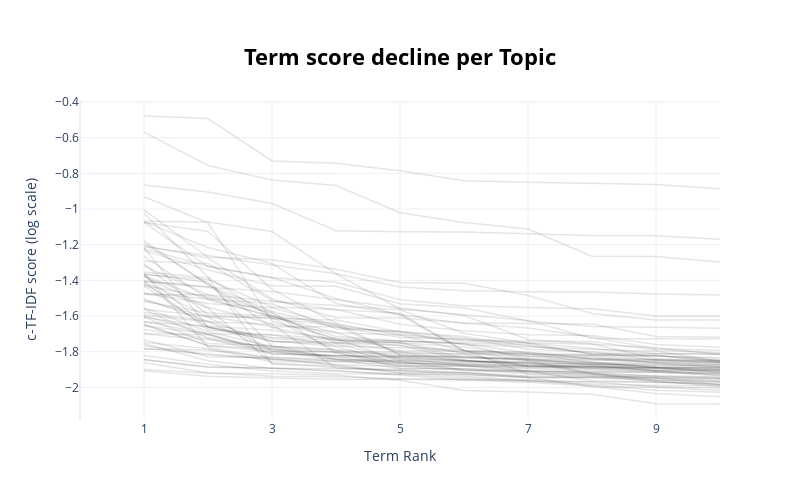

Here is the notebook cell this chart was saved with:
### Code cell
topic_model.visualize_term_rank(log_scale=True)

### Figure 1 — Plotly figure (JSON) as saved in the notebook; plotly's stock layout.template omitted (floating-point values rounded to 4 significant figures)
{"data": [{"hovertext": "<b>Topic -1</b>:the_and_to_of_in_for_is_that_it_wi", "line": {"color": "black", "width": 1.5}, "mode": "lines+lines", "name": "", "opacity": 0.1, "x": [1, 2, 3, 4, 5, 6, 7, 8, 9, 10], "y": [-1.9, -1.921, -1.924, -1.932, -1.959, -2.018, -2.027, -2.039, -2.092, -2.093], "type": "scatter"}, {"hovertext": "<b>Topic 0</b>:the_to_cows_and_of_is_cattle_in_at_", "line": {"color": "black", "width": 1.5}, "mode": "lines+lines", "name": "", "opacity": 0.1, "x": [1, 2, 3, 4, 5, 6, 7, 8, 9, 10], "y": [-1.909, -1.938, -1.948, -1.954, -1.955, -1.961, -1.963, -1.988, -2.016, -2.027], "type": "scatter"}, {"hovertext": "<b>Topic 1</b>:the_deere_tractor_with_and_to_it_en", "line": {"color": "black", "width": 1.5}, "mode": "lines+lines", "name": "", "opacity": 0.1, "x": [1, 2, 3, 4, 5, 6, 7, 8, 9, 10], "y": [-1.845, -1.884, -1.891, -1.905, -1.932, -1.959, -1.971, -1.994, -1.999, -2.017], "type": "scatter"}, {"hovertext": "<b>Topic 2</b>:sauce_you_recipe_add_it_or_minutes_", "line": {"color": "black", "width": 1.5}, "mode": "lines+lines", "name": "", "opacity": 0.1, "x": [1, 2, 3, 4, 5, 6, 7, 8, 9, 10], "y": [-1.65, -1.765, -1.785, -1.828, -1.878, -1.881, -1.89, -1.891, -1.894, -1.913], "type": "scatter"}, {"hovertext": "<b>Topic 3</b>:canada_ontario_food_agriculture_can", "line": {"color": "black", "width": 1.5}, "mode": "lines+lines", "name": "", "opacity": 0.1, "x": [1, 2, 3, 4, 5, 6, 7, 8, 9, 10], "y": [-1.645, -1.767, -1.8, -1.821, -1.827, -1.833, -1.841, -1.874, -1.908, -1.935], "type": "scatter"}, {"hovertext": "<b>Topic 4</b>:crops_the_in_winter_spring_of_to_an", "line": {"color": "black", "width": 1.5}, "mode": "lines+lines", "name": "", "opacity": 0.1, "x": [1, 2, 3, 4, 5, 6, 7, 8, 9, 10], "y": [-1.861, -1.918, -1.938, -1.94, -1.951, -1.954, -1.957, -1.968, -1.97, -1.975], "type": "scatter"}, {"hovertext": "<b>Topic 5</b>:wheat_corn_soybean_futures_soybeans", "line": {"color": "black", "width": 1.5}, "mode": "lines+lines", "name": "", "opacity": 0.1, "x": [1, 2, 3, 4, 5, 6, 7, 8, 9, 10], "y": [-1.607, -1.663, -1.739, -1.771, -1.867, -1.868, -1.879, -1.88, -1.891, -1.905], "type": "scatter"}, {"hovertext": "<b>Topic 6</b>:corn_moisture_planting_weather_crop", "line": {"color": "black", "width": 1.5}, "mode": "lines+lines", "name": "", "opacity": 0.1, "x": [1, 2, 3, 4, 5, 6, 7, 8, 9, 10], "y": [-1.784, -1.791, -1.831, -1.852, -1.859, -1.879, -1.88, -1.882, -1.882, -1.889], "type": "scatter"}, {"hovertext": "<b>Topic 7</b>:usda_program_and_climate_funding_to", "line": {"color": "black", "width": 1.5}, "mode": "lines+lines", "name": "", "opacity": 0.1, "x": [1, 2, 3, 4, 5, 6, 7, 8, 9, 10], "y": [-1.605, -1.753, -1.765, -1.841, -1.863, -1.871, -1.886, -1.886, -1.89, -1.897], "type": "scatter"}, {"hovertext": "<b>Topic 8</b>:pig_pigs_the_to_sows_of_npa_on_pork", "line": {"color": "black", "width": 1.5}, "mode": "lines+lines", "name": "", "opacity": 0.1, "x": [1, 2, 3, 4, 5, 6, 7, 8, 9, 10], "y": [-1.413, -1.556, -1.866, -1.879, -1.92, -1.938, -1.962, -1.982, -1.99, -1.991], "type": "scatter"}, {"hovertext": "<b>Topic 9</b>:farm_to_and_the_farming_he_of_in_it", "line": {"color": "black", "width": 1.5}, "mode": "lines+lines", "name": "", "opacity": 0.1, "x": [1, 2, 3, 4, 5, 6, 7, 8, 9, 10], "y": [-1.844, -1.888, -1.892, -1.908, -1.927, -1.947, -1.966, -1.969, -1.996, -2.005], "type": "scatter"}, {"hovertext": "<b>Topic 10</b>:carbon_emissions_climate_methane_t", "line": {"color": "black", "width": 1.5}, "mode": "lines+lines", "name": "", "opacity": 0.1, "x": [1, 2, 3, 4, 5, 6, 7, 8, 9, 10], "y": [-1.512, -1.606, -1.789, -1.802, -1.892, -1.895, -1.915, -1.929, -1.97, -1.982], "type": "scatter"}, {"hovertext": "<b>Topic 11</b>:police_crime_the_safety_to_and_rur", "line": {"color": "black", "width": 1.5}, "mode": "lines+lines", "name": "", "opacity": 0.1, "x": [1, 2, 3, 4, 5, 6, 7, 8, 9, 10], "y": [-1.755, -1.851, -1.894, -1.894, -1.905, -1.928, -1.945, -1.946, -1.962, -1.966], "type": "scatter"}, {"hovertext": "<b>Topic 12</b>:fruit_plants_plant_soil_is_tree_le", "line": {"color": "black", "width": 1.5}, "mode": "lines+lines", "name": "", "opacity": 0.1, "x": [1, 2, 3, 4, 5, 6, 7, 8, 9, 10], "y": [-1.766, -1.819, -1.839, -1.873, -1.881, -1.882, -1.908, -1.912, -1.915, -1.919], "type": "scatter"}, {"hovertext": "<b>Topic 13</b>:swine_pigs_asf_disease_of_the_feve", "line": {"color": "black", "width": 1.5}, "mode": "lines+lines", "name": "", "opacity": 0.1, "x": [1, 2, 3, 4, 5, 6, 7, 8, 9, 10], "y": [-1.408, -1.678, -1.707, -1.726, -1.852, -1.86, -1.864, -1.866, -1.868, -1.883], "type": "scatter"}, {"hovertext": "<b>Topic 14</b>:birds_avian_poultry_influenza_flu_", "line": {"color": "black", "width": 1.5}, "mode": "lines+lines", "name": "", "opacity": 0.1, "x": [1, 2, 3, 4, 5, 6, 7, 8, 9, 10], "y": [-1.233, -1.342, -1.431, -1.433, -1.531, -1.554, -1.627, -1.658, -1.662, -1.668], "type": "scatter"}, {"hovertext": "<b>Topic 15</b>:urban_agriculture_agricultural_of_", "line": {"color": "black", "width": 1.5}, "mode": "lines+lines", "name": "", "opacity": 0.1, "x": [1, 2, 3, 4, 5, 6, 7, 8, 9, 10], "y": [-1.631, -1.7, -1.813, -1.823, -1.83, -1.854, -1.86, -1.924, -1.946, -1.987], "type": "scatter"}, {"hovertext": "<b>Topic 16</b>:food_workers_uk_government_british", "line": {"color": "black", "width": 1.5}, "mode": "lines+lines", "name": "", "opacity": 0.1, "x": [1, 2, 3, 4, 5, 6, 7, 8, 9, 10], "y": [-1.701, -1.732, -1.774, -1.802, -1.824, -1.826, -1.848, -1.922, -1.958, -1.969], "type": "scatter"}, {"hovertext": "<b>Topic 17</b>:poultry_birds_eggs_egg_you_chicken", "line": {"color": "black", "width": 1.5}, "mode": "lines+lines", "name": "", "opacity": 0.1, "x": [1, 2, 3, 4, 5, 6, 7, 8, 9, 10], "y": [-1.503, -1.63, -1.795, -1.805, -1.811, -1.813, -1.883, -1.887, -1.89, -1.898], "type": "scatter"}, {"hovertext": "<b>Topic 18</b>:payments_scheme_bps_farmers_welsh_", "line": {"color": "black", "width": 1.5}, "mode": "lines+lines", "name": "", "opacity": 0.1, "x": [1, 2, 3, 4, 5, 6, 7, 8, 9, 10], "y": [-1.634, -1.658, -1.679, -1.73, -1.75, -1.807, -1.819, -1.821, -1.846, -1.862], "type": "scatter"}, {"hovertext": "<b>Topic 19</b>:data_agriculture_precision_technol", "line": {"color": "black", "width": 1.5}, "mode": "lines+lines", "name": "", "opacity": 0.1, "x": [1, 2, 3, 4, 5, 6, 7, 8, 9, 10], "y": [-1.782, -1.814, -1.844, -1.852, -1.854, -1.903, -1.908, -1.922, -1.962, -1.996], "type": "scatter"}, {"hovertext": "<b>Topic 20</b>:soil_water_nitrogen_of_the_fertili", "line": {"color": "black", "width": 1.5}, "mode": "lines+lines", "name": "", "opacity": 0.1, "x": [1, 2, 3, 4, 5, 6, 7, 8, 9, 10], "y": [-1.595, -1.632, -1.647, -1.893, -1.9, -1.917, -1.941, -1.944, -1.946, -1.966], "type": "scatter"}, {"hovertext": "<b>Topic 21</b>:ukraine_ukrainian_russian_russia_w", "line": {"color": "black", "width": 1.5}, "mode": "lines+lines", "name": "", "opacity": 0.1, "x": [1, 2, 3, 4, 5, 6, 7, 8, 9, 10], "y": [-1.309, -1.594, -1.613, -1.653, -1.819, -1.849, -1.874, -1.882, -1.904, -1.906], "type": "scatter"}, {"hovertext": "<b>Topic 22</b>:milk_dairy_the_price_to_costs_prod", "line": {"color": "black", "width": 1.5}, "mode": "lines+lines", "name": "", "opacity": 0.1, "x": [1, 2, 3, 4, 5, 6, 7, 8, 9, 10], "y": [-1.353, -1.385, -1.868, -1.888, -1.906, -1.918, -1.937, -1.937, -1.946, -1.948], "type": "scatter"}, {"hovertext": "<b>Topic 23</b>:food_the_of_to_and_in_that_covid_f", "line": {"color": "black", "width": 1.5}, "mode": "lines+lines", "name": "", "opacity": 0.1, "x": [1, 2, 3, 4, 5, 6, 7, 8, 9, 10], "y": [-1.821, -1.87, -1.909, -1.924, -1.924, -1.928, -1.944, -1.995, -2.035, -2.053], "type": "scatter"}, {"hovertext": "<b>Topic 24</b>:agree_cookies_website_privacy_news", "line": {"color": "black", "width": 1.5}, "mode": "lines+lines", "name": "", "opacity": 0.1, "x": [1, 2, 3, 4, 5, 6, 7, 8, 9, 10], "y": [-0.8659, -0.9039, -0.9687, -1.121, -1.127, -1.128, -1.138, -1.149, -1.149, -1.169], "type": "scatter"}, {"hovertext": "<b>Topic 25</b>:rss_websites_url_webpage_networks_", "line": {"color": "black", "width": 1.5}, "mode": "lines+lines", "name": "", "opacity": 0.1, "x": [1, 2, 3, 4, 5, 6, 7, 8, 9, 10], "y": [-0.4783, -0.4925, -0.7302, -0.7434, -0.7848, -0.8417, -0.85, -0.8576, -0.8618, -0.8858], "type": "scatter"}, {"hovertext": "<b>Topic 26</b>:event_conference_the_ag_and_agricu", "line": {"color": "black", "width": 1.5}, "mode": "lines+lines", "name": "", "opacity": 0.1, "x": [1, 2, 3, 4, 5, 6, 7, 8, 9, 10], "y": [-1.747, -1.783, -1.856, -1.858, -1.87, -1.901, -1.923, -1.923, -1.935, -1.941], "type": "scatter"}, {"hovertext": "<b>Topic 27</b>:farmers_laws_government_the_minist", "line": {"color": "black", "width": 1.5}, "mode": "lines+lines", "name": "", "opacity": 0.1, "x": [1, 2, 3, 4, 5, 6, 7, 8, 9, 10], "y": [-1.471, -1.503, -1.603, -1.714, -1.74, -1.754, -1.807, -1.84, -1.845, -1.851], "type": "scatter"}, {"hovertext": "<b>Topic 28</b>:gene_plant_plants_editing_genetic_", "line": {"color": "black", "width": 1.5}, "mode": "lines+lines", "name": "", "opacity": 0.1, "x": [1, 2, 3, 4, 5, 6, 7, 8, 9, 10], "y": [-1.564, -1.722, -1.78, -1.842, -1.847, -1.854, -1.855, -1.871, -1.878, -1.885], "type": "scatter"}, {"hovertext": "<b>Topic 29</b>:candle_your_you_amazon_gift_candle", "line": {"color": "black", "width": 1.5}, "mode": "lines+lines", "name": "", "opacity": 0.1, "x": [1, 2, 3, 4, 5, 6, 7, 8, 9, 10], "y": [-1.598, -1.699, -1.705, -1.767, -1.778, -1.79, -1.926, -1.936, -1.938, -1.952], "type": "scatter"}, {"hovertext": "<b>Topic 30</b>:my_was_it_me_the_had_flindt_his_th", "line": {"color": "black", "width": 1.5}, "mode": "lines+lines", "name": "", "opacity": 0.1, "x": [1, 2, 3, 4, 5, 6, 7, 8, 9, 10], "y": [-1.553, -1.688, -1.771, -1.79, -1.881, -1.906, -1.912, -1.917, -1.937, -1.944], "type": "scatter"}, {"hovertext": "<b>Topic 31</b>:woodland_sfi_scheme_defra_trees_la", "line": {"color": "black", "width": 1.5}, "mode": "lines+lines", "name": "", "opacity": 0.1, "x": [1, 2, 3, 4, 5, 6, 7, 8, 9, 10], "y": [-1.581, -1.628, -1.743, -1.749, -1.749, -1.774, -1.828, -1.838, -1.845, -1.859], "type": "scatter"}, {"hovertext": "<b>Topic 32</b>:tb_cattle_bovine_test_disease_the_", "line": {"color": "black", "width": 1.5}, "mode": "lines+lines", "name": "", "opacity": 0.1, "x": [1, 2, 3, 4, 5, 6, 7, 8, 9, 10], "y": [-1.369, -1.66, -1.721, -1.735, -1.749, -1.837, -1.842, -1.859, -1.887, -1.891], "type": "scatter"}, {"hovertext": "<b>Topic 33</b>:litre_milk_price_dairy_muller_incr", "line": {"color": "black", "width": 1.5}, "mode": "lines+lines", "name": "", "opacity": 0.1, "x": [1, 2, 3, 4, 5, 6, 7, 8, 9, 10], "y": [-1.071, -1.216, -1.305, -1.53, -1.593, -1.641, -1.667, -1.718, -1.784, -1.792], "type": "scatter"}, {"hovertext": "<b>Topic 34</b>:dog_sheep_dogs_livestock_police_wo", "line": {"color": "black", "width": 1.5}, "mode": "lines+lines", "name": "", "opacity": 0.1, "x": [1, 2, 3, 4, 5, 6, 7, 8, 9, 10], "y": [-1.428, -1.492, -1.584, -1.752, -1.764, -1.848, -1.881, -1.884, -1.902, -1.905], "type": "scatter"}, {"hovertext": "<b>Topic 35</b>:uk_trade_deal_eu_government_export", "line": {"color": "black", "width": 1.5}, "mode": "lines+lines", "name": "", "opacity": 0.1, "x": [1, 2, 3, 4, 5, 6, 7, 8, 9, 10], "y": [-1.403, -1.435, -1.596, -1.734, -1.765, -1.804, -1.814, -1.822, -1.825, -1.832], "type": "scatter"}, {"hovertext": "<b>Topic 36</b>:levy_ahdb_wool_payers_micron_merin", "line": {"color": "black", "width": 1.5}, "mode": "lines+lines", "name": "", "opacity": 0.1, "x": [1, 2, 3, 4, 5, 6, 7, 8, 9, 10], "y": [-1.292, -1.306, -1.514, -1.565, -1.585, -1.795, -1.813, -1.859, -1.887, -1.917], "type": "scatter"}, {"hovertext": "<b>Topic 37</b>:meat_based_plant_that_of_the_prote", "line": {"color": "black", "width": 1.5}, "mode": "lines+lines", "name": "", "opacity": 0.1, "x": [1, 2, 3, 4, 5, 6, 7, 8, 9, 10], "y": [-1.36, -1.776, -1.842, -1.873, -1.917, -1.92, -1.944, -1.945, -1.953, -1.955], "type": "scatter"}, {"hovertext": "<b>Topic 38</b>:deforestation_forest_forests_amazo", "line": {"color": "black", "width": 1.5}, "mode": "lines+lines", "name": "", "opacity": 0.1, "x": [1, 2, 3, 4, 5, 6, 7, 8, 9, 10], "y": [-1.422, -1.606, -1.608, -1.798, -1.801, -1.852, -1.863, -1.892, -1.906, -1.915], "type": "scatter"}, {"hovertext": "<b>Topic 39</b>:ethanol_fuel_e15_biofuels_renewabl", "line": {"color": "black", "width": 1.5}, "mode": "lines+lines", "name": "", "opacity": 0.1, "x": [1, 2, 3, 4, 5, 6, 7, 8, 9, 10], "y": [-1.406, -1.438, -1.463, -1.51, -1.555, -1.597, -1.732, -1.756, -1.84, -1.848], "type": "scatter"}, {"hovertext": "<b>Topic 40</b>:ammonia_manure_ea_water_the_to_ure", "line": {"color": "black", "width": 1.5}, "mode": "lines+lines", "name": "", "opacity": 0.1, "x": [1, 2, 3, 4, 5, 6, 7, 8, 9, 10], "y": [-1.654, -1.701, -1.795, -1.845, -1.849, -1.868, -1.88, -1.897, -1.908, -1.927], "type": "scatter"}, {"hovertext": "<b>Topic 41</b>:organic_land_farming_agricultural_", "line": {"color": "black", "width": 1.5}, "mode": "lines+lines", "name": "", "opacity": 0.1, "x": [1, 2, 3, 4, 5, 6, 7, 8, 9, 10], "y": [-1.378, -1.55, -1.645, -1.693, -1.802, -1.815, -1.826, -1.829, -1.863, -1.871], "type": "scatter"}, {"hovertext": "<b>Topic 42</b>:regenerative_he_soil_farm_and_the_", "line": {"color": "black", "width": 1.5}, "mode": "lines+lines", "name": "", "opacity": 0.1, "x": [1, 2, 3, 4, 5, 6, 7, 8, 9, 10], "y": [-1.731, -1.83, -1.833, -1.843, -1.896, -1.896, -1.908, -1.963, -1.97, -1.985], "type": "scatter"}, {"hovertext": "<b>Topic 43</b>:biden_you_agriculture_secretary_in", "line": {"color": "black", "width": 1.5}, "mode": "lines+lines", "name": "", "opacity": 0.1, "x": [1, 2, 3, 4, 5, 6, 7, 8, 9, 10], "y": [-1.676, -1.726, -1.813, -1.821, -1.831, -1.848, -1.864, -1.868, -1.895, -1.903], "type": "scatter"}, {"hovertext": "<b>Topic 44</b>:canola_tonnes_million_stocks_year_", "line": {"color": "black", "width": 1.5}, "mode": "lines+lines", "name": "", "opacity": 0.1, "x": [1, 2, 3, 4, 5, 6, 7, 8, 9, 10], "y": [-1.178, -1.427, -1.575, -1.665, -1.687, -1.761, -1.772, -1.788, -1.796, -1.855], "type": "scatter"}, {"hovertext": "<b>Topic 45</b>:ocean_fish_marine_the_of_in_and_sa", "line": {"color": "black", "width": 1.5}, "mode": "lines+lines", "name": "", "opacity": 0.1, "x": [1, 2, 3, 4, 5, 6, 7, 8, 9, 10], "y": [-1.698, -1.705, -1.806, -1.828, -1.839, -1.875, -1.907, -1.914, -1.916, -1.932], "type": "scatter"}, {"hovertext": "<b>Topic 46</b>:based_impossible_plant_burger_chic", "line": {"color": "black", "width": 1.5}, "mode": "lines+lines", "name": "", "opacity": 0.1, "x": [1, 2, 3, 4, 5, 6, 7, 8, 9, 10], "y": [-1.473, -1.53, -1.553, -1.652, -1.699, -1.735, -1.74, -1.743, -1.791, -1.807], "type": "scatter"}, {"hovertext": "<b>Topic 47</b>:tax_aia_be_relief_business_the_vat", "line": {"color": "black", "width": 1.5}, "mode": "lines+lines", "name": "", "opacity": 0.1, "x": [1, 2, 3, 4, 5, 6, 7, 8, 9, 10], "y": [-1.217, -1.662, -1.743, -1.757, -1.84, -1.849, -1.872, -1.874, -1.875, -1.876], "type": "scatter"}, {"hovertext": "<b>Topic 48</b>:de_netflix_que_el_la_bunny_tudum_l", "line": {"color": "black", "width": 1.5}, "mode": "lines+lines", "name": "", "opacity": 0.1, "x": [1, 2, 3, 4, 5, 6, 7, 8, 9, 10], "y": [-1.516, -1.582, -1.6, -1.644, -1.708, -1.793, -1.802, -1.839, -1.856, -1.858], "type": "scatter"}, {"hovertext": "<b>Topic 49</b>:mental_health_rabi_farming_support", "line": {"color": "black", "width": 1.5}, "mode": "lines+lines", "name": "", "opacity": 0.1, "x": [1, 2, 3, 4, 5, 6, 7, 8, 9, 10], "y": [-1.191, -1.42, -1.664, -1.739, -1.741, -1.757, -1.844, -1.85, -1.853, -1.864], "type": "scatter"}, {"hovertext": "<b>Topic 50</b>:market_protein_analysis_cagr_forec", "line": {"color": "black", "width": 1.5}, "mode": "lines+lines", "name": "", "opacity": 0.1, "x": [1, 2, 3, 4, 5, 6, 7, 8, 9, 10], "y": [-1.205, -1.275, -1.504, -1.609, -1.611, -1.64, -1.641, -1.645, -1.714, -1.719], "type": "scatter"}, {"hovertext": "<b>Topic 51</b>:insurance_crop_rma_coverage_produc", "line": {"color": "black", "width": 1.5}, "mode": "lines+lines", "name": "", "opacity": 0.1, "x": [1, 2, 3, 4, 5, 6, 7, 8, 9, 10], "y": [-1.075, -1.322, -1.384, -1.502, -1.593, -1.797, -1.808, -1.815, -1.824, -1.841], "type": "scatter"}, {"hovertext": "<b>Topic 52</b>:closed_feeder_lower_higher_pounds_", "line": {"color": "black", "width": 1.5}, "mode": "lines+lines", "name": "", "opacity": 0.1, "x": [1, 2, 3, 4, 5, 6, 7, 8, 9, 10], "y": [-1.212, -1.26, -1.314, -1.363, -1.437, -1.458, -1.464, -1.465, -1.477, -1.481], "type": "scatter"}, {"hovertext": "<b>Topic 53</b>:scottish_scotland_will_government_", "line": {"color": "black", "width": 1.5}, "mode": "lines+lines", "name": "", "opacity": 0.1, "x": [1, 2, 3, 4, 5, 6, 7, 8, 9, 10], "y": [-1.363, -1.411, -1.769, -1.787, -1.824, -1.831, -1.838, -1.843, -1.859, -1.873], "type": "scatter"}, {"hovertext": "<b>Topic 54</b>:rail_grain_cp_canadian_canada_stop", "line": {"color": "black", "width": 1.5}, "mode": "lines+lines", "name": "", "opacity": 0.1, "x": [1, 2, 3, 4, 5, 6, 7, 8, 9, 10], "y": [-1.265, -1.503, -1.531, -1.672, -1.687, -1.725, -1.787, -1.8, -1.845, -1.854], "type": "scatter"}, {"hovertext": "<b>Topic 55</b>:tractor_his_charity_run_event_rais", "line": {"color": "black", "width": 1.5}, "mode": "lines+lines", "name": "", "opacity": 0.1, "x": [1, 2, 3, 4, 5, 6, 7, 8, 9, 10], "y": [-1.562, -1.602, -1.659, -1.659, -1.72, -1.729, -1.75, -1.758, -1.778, -1.815], "type": "scatter"}, {"hovertext": "<b>Topic 56</b>:farm_bedroom_buildings_land_acres_", "line": {"color": "black", "width": 1.5}, "mode": "lines+lines", "name": "", "opacity": 0.1, "x": [1, 2, 3, 4, 5, 6, 7, 8, 9, 10], "y": [-1.479, -1.48, -1.519, -1.54, -1.565, -1.697, -1.751, -1.816, -1.822, -1.85], "type": "scatter"}, {"hovertext": "<b>Topic 57</b>:land_acre_values_market_buyers_dem", "line": {"color": "black", "width": 1.5}, "mode": "lines+lines", "name": "", "opacity": 0.1, "x": [1, 2, 3, 4, 5, 6, 7, 8, 9, 10], "y": [-1.375, -1.507, -1.602, -1.694, -1.706, -1.74, -1.752, -1.78, -1.81, -1.814], "type": "scatter"}, {"hovertext": "<b>Topic 58</b>:de_que_la_en_el_los_un_las_por_se", "line": {"color": "black", "width": 1.5}, "mode": "lines+lines", "name": "", "opacity": 0.1, "x": [1, 2, 3, 4, 5, 6, 7, 8, 9, 10], "y": [-0.569, -0.7556, -0.8372, -0.8677, -1.021, -1.076, -1.112, -1.264, -1.266, -1.297], "type": "scatter"}, {"hovertext": "<b>Topic 59</b>:market_feed_report_animal_global_a", "line": {"color": "black", "width": 1.5}, "mode": "lines+lines", "name": "", "opacity": 0.1, "x": [1, 2, 3, 4, 5, 6, 7, 8, 9, 10], "y": [-1.005, -1.271, -1.284, -1.338, -1.412, -1.416, -1.485, -1.585, -1.622, -1.622], "type": "scatter"}, {"hovertext": "<b>Topic 60</b>:snail_snails_achatina_you_also_rea", "line": {"color": "black", "width": 1.5}, "mode": "lines+lines", "name": "", "opacity": 0.1, "x": [1, 2, 3, 4, 5, 6, 7, 8, 9, 10], "y": [-0.931, -1.077, -1.629, -1.725, -1.74, -1.751, -1.761, -1.812, -1.818, -1.857], "type": "scatter"}, {"hovertext": "<b>Topic 61</b>:pei_potato_potatoes_wart_cfia_cana", "line": {"color": "black", "width": 1.5}, "mode": "lines+lines", "name": "", "opacity": 0.1, "x": [1, 2, 3, 4, 5, 6, 7, 8, 9, 10], "y": [-1.068, -1.073, -1.126, -1.364, -1.56, -1.593, -1.624, -1.726, -1.728, -1.729], "type": "scatter"}, {"hovertext": "<b>Topic 62</b>:fish_pond_catfish_water_feed_ponds", "line": {"color": "black", "width": 1.5}, "mode": "lines+lines", "name": "", "opacity": 0.1, "x": [1, 2, 3, 4, 5, 6, 7, 8, 9, 10], "y": [-1.022, -1.381, -1.612, -1.622, -1.688, -1.715, -1.769, -1.807, -1.811, -1.814], "type": "scatter"}, {"hovertext": "<b>Topic 63</b>:sugar_beet_growers_british_yellows", "line": {"color": "black", "width": 1.5}, "mode": "lines+lines", "name": "", "opacity": 0.1, "x": [1, 2, 3, 4, 5, 6, 7, 8, 9, 10], "y": [-1.076, -1.126, -1.45, -1.64, -1.817, -1.828, -1.846, -1.863, -1.889, -1.89], "type": "scatter"}, {"hovertext": "<b>Topic 64</b>:cf_dioxide_gas_carbon_prices_ferti", "line": {"color": "black", "width": 1.5}, "mode": "lines+lines", "name": "", "opacity": 0.1, "x": [1, 2, 3, 4, 5, 6, 7, 8, 9, 10], "y": [-1.368, -1.395, -1.549, -1.563, -1.647, -1.682, -1.705, -1.709, -1.759, -1.776], "type": "scatter"}, {"hovertext": "<b>Topic 65</b>:meal_calories_you_recipes_ww_salad", "line": {"color": "black", "width": 1.5}, "mode": "lines+lines", "name": "", "opacity": 0.1, "x": [1, 2, 3, 4, 5, 6, 7, 8, 9, 10], "y": [-1.223, -1.321, -1.385, -1.41, -1.509, -1.542, -1.552, -1.56, -1.599, -1.6], "type": "scatter"}, {"hovertext": "<b>Topic 66</b>:ransomware_hackers_attack_cyber_bl", "line": {"color": "black", "width": 1.5}, "mode": "lines+lines", "name": "", "opacity": 0.1, "x": [1, 2, 3, 4, 5, 6, 7, 8, 9, 10], "y": [-1.433, -1.664, -1.726, -1.75, -1.795, -1.795, -1.85, -1.861, -1.863, -1.884], "type": "scatter"}, {"hovertext": "<b>Topic 67</b>:fertilizer_prices_nitrogen_farmers", "line": {"color": "black", "width": 1.5}, "mode": "lines+lines", "name": "", "opacity": 0.1, "x": [1, 2, 3, 4, 5, 6, 7, 8, 9, 10], "y": [-1.318, -1.481, -1.578, -1.81, -1.861, -1.878, -1.896, -1.902, -1.913, -1.924], "type": "scatter"}], "layout": {"xaxis": {"range": [0, 10], "tick0": 1, "dtick": 2, "title": {"text": "Term Rank"}}, "title": {"font": {"size": 22, "color": "Black"}, "text": "<b>Term score decline per Topic</b>", "y": 0.9, "x": 0.5, "xanchor": "center", "yanchor": "top"}, "hoverlabel": {"font": {"size": 16, "family": "Rockwell"}, "bgcolor": "white"}, "showlegend": false, "width": 800, "height": 500, "yaxis": {"title": {"text": "c-TF-IDF score (log scale)"}}}}
